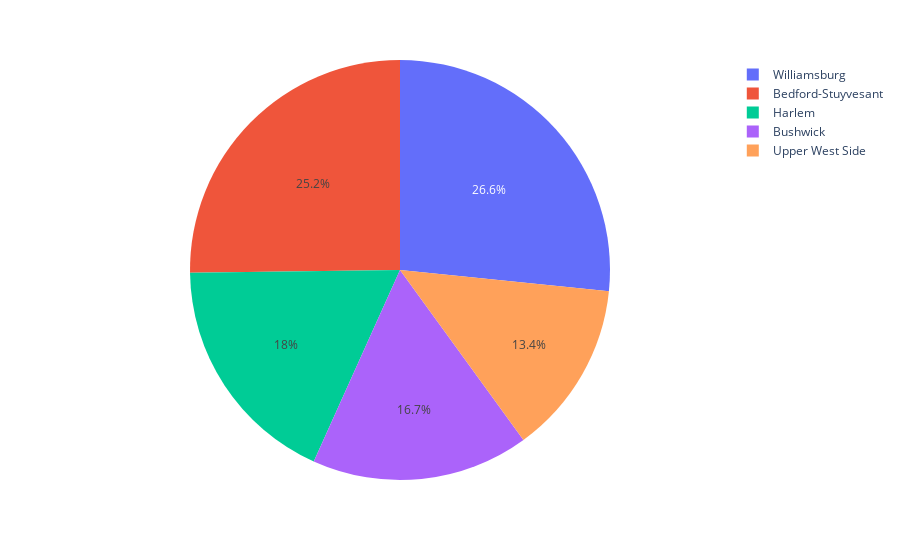

Here is the notebook cell this chart was saved with:
### Code cell
#20
df2 = df.groupby('neighbourhood').size().reset_index(name='count').sort_values('count')[::-1].head()
fig = px.pie(df2, values='count', names='neighbourhood')
fig.show()

### Figure 1 — Plotly figure (JSON) as saved in the notebook; plotly's stock layout.template omitted (floating-point values rounded to 4 significant figures)
{"data": [{"domain": {"x": [0, 1], "y": [0, 1]}, "hovertemplate": "neighbourhood=%{label}<br>count=%{value}<extra></extra>", "labels": ["Williamsburg", "Bedford-Stuyvesant", "Harlem", "Bushwick", "Upper West Side"], "legendgroup": "", "name": "", "showlegend": true, "type": "pie", "values": [3920, 3714, 2658, 2465, 1971]}], "layout": {"legend": {"tracegroupgap": 0}, "margin": {"t": 60}}}
